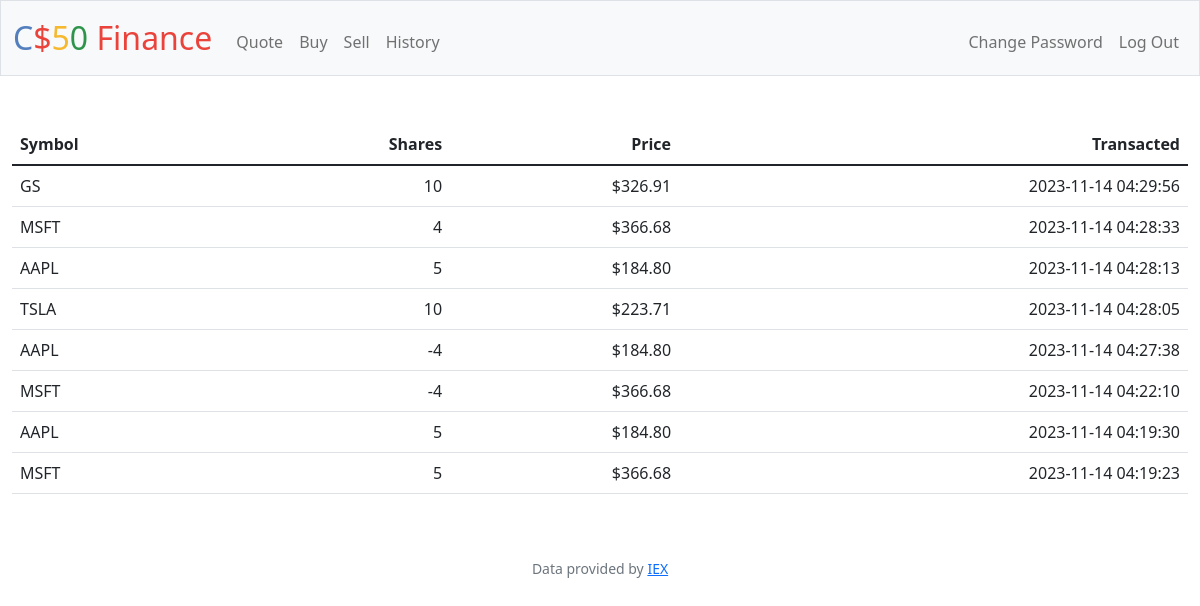
Screenshot of /history (signed in) with the database file from the repository.
### tables this page shows
CREATE TABLE history (
    user_id INTEGER, 
    symbol TEXT NOT NULL,
    shares INTEGER NOT NULL,
    price TEXT NOT NULL,
    transacted DATETIME DEFAULT CURRENT_TIMESTAMP,
    FOREIGN KEY (user_id) REFERENCES users(id)
);

### app.py (the view)
@app.route("/history")
@login_required
def history():
    transactions = db.execute(
        "SELECT symbol, shares, price, transacted FROM history WHERE user_id = ? ORDER BY transacted DESC",
        session["user_id"],
    )
    for record in transactions:
        record["price"] = float(record["price"])
    return render_template("history.html", history=transactions)

### app.py (called while the page is built)
@app.after_request
def after_request(response):
    response.headers["Cache-Control"] = "no-cache, no-store, must-revalidate"
    response.headers["Expires"] = 0
    response.headers["Pragma"] = "no-cache"
    return response

### helpers.py (called while the page is built)
def login_required(f):
    @wraps(f)
    def decorated_function(*args, **kwargs):
        if session.get("user_id") is None:
            return redirect("/login")
        return f(*args, **kwargs)
    return decorated_function

def usd(value):
    return f"${value:,.2f}"

### templates/history.html (shortened to what this page needs)
{% extends "layout.html" %}
{% block main %}
<table class="table">
    <thead>
        <tr>
            <th class="text-start">Symbol</th>
            <th class="text-end">Shares</th>
            <th class="text-end">Price</th>
            <th class="text-end">Transacted</th>
        </tr>
    </thead>
    <tbody>
        {% for record in history %}
            <tr>
                <td class="text-start">{{ record.symbol }}</td>
                <td class="text-end">{{ record.shares }}</td>
                <td class="text-end">{{ record.price | usd }}</td>
                <td class="text-end">{{ record.transacted }}</td>
            </tr>
        {% endfor %}
    </tbody>
</table>
{% endblock %}

### rows the page displays
history: symbol "GS", shares "10", price "$326.91", transacted "2023-11-14 04:29:56"
history: symbol "MSFT", shares "4", price "$366.68", transacted "2023-11-14 04:28:33"
history: symbol "AAPL", shares "5", price "$184.80", transacted "2023-11-14 04:28:13"
history: symbol "TSLA", shares "10", price "$223.71", transacted "2023-11-14 04:28:05"
history: symbol "AAPL", shares "-4", price "$184.80", transacted "2023-11-14 04:27:38"
history: symbol "MSFT", shares "-4", price "$366.68", transacted "2023-11-14 04:22:10"
history: symbol "AAPL", shares "5", price "$184.80", transacted "2023-11-14 04:19:30"
history: symbol "MSFT", shares "5", price "$366.68", transacted "2023-11-14 04:19:23"
